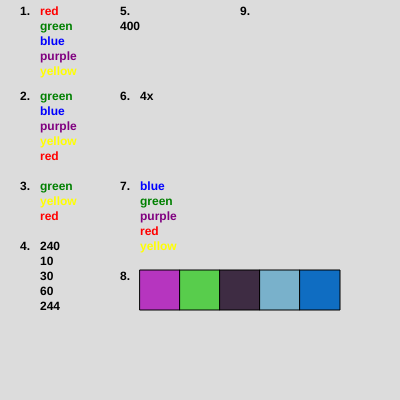
Frame 1 (no input)
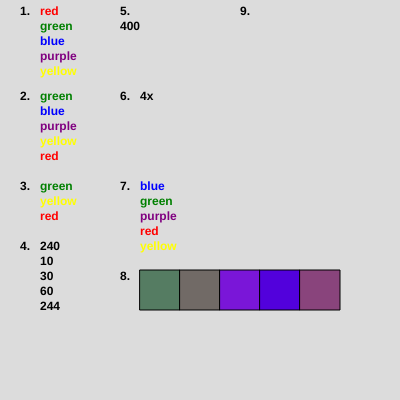
Frame 60 (no input)
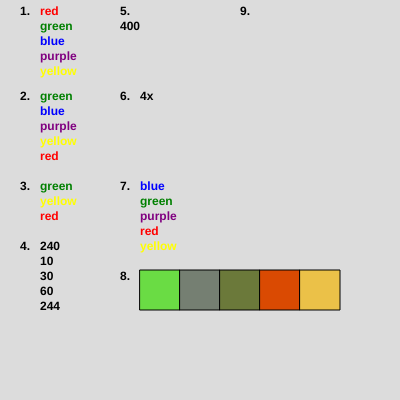
Frame 120 (the mouse pressed at the canvas centre since frame 60)

The p5.js sketch that drew these frames (run headless with seeded random() and noise() and a simulated clock; from frame 60 on, the mouse is pressed at the canvas centre):

// p5.js sketch
// ── sketch.js
function setup() {
  createCanvas(400, 400);
}

function draw() {
  background(220);
  let Color = ['red', 'green', 'blue', 'purple', 'yellow'];
  let Digits = ['400', '240', '10', '490', '30', '60', '244', '500', '301', '300'];

  let Filter = Digits.filter(num => num < 300);

  let Optellen = [3, 55, 93, 20, 102, 6];
  let Optellen2 = [14, 22, 80, 5];

  let Woord = 'Overheidsfinancieringstekort';
  let WoordCount = 0;

  let ColorNew = ['red', 'green', 'blue', 'purple', 'yellow'];

  textStyle(BOLD);

  // Cijfers laten komen op scherm.
  fill('black');
  text('1.', 20, 15);
  text('2.', 20, 100);
  text('3.', 20, 190);
  text('4.', 20, 250);
  text('5.', 120, 15);
  text('6.', 120, 100);
  text('7.', 120, 190);
  text('8.', 120, 280);
  text('9.', 240, 15);

  // Tekenen array kleuren volgorde in de kleur van het woord
  for (let index = 0; index < Color.length; index++) {
    fill(Color[0 + index * 1]);
    text(Color[0 + index * 1], 40, 15 + index * 15);
  }

  // Tekenen array kleuren met ipv rood bovenaan rood onderaan en groen bovenaan
  Color.shift()
  Color.push('red')
  for (let index = 0; index < Color.length; index++) {
    fill(Color[0 + index * 1]);
    text(Color[0 + index * 1], 40, 100 + index * 15);
  }

  // Blauw en paars eruit halen
  Color.splice(1, 2)
  for (let index = 0; index < Color.length; index++) {
    fill(Color[0 + index * 1]);
    text(Color[0 + index * 1], 40, 190 + index * 15);
  }

  // Getallen onder de 300 laten zien
  for (let index = 0; index < Filter.length; index++) {
    fill('black')
    text(Filter[0 + index * 1], 40, 250 + index * 15)
  }

  // 2 array's bij elkaar laten optellen.
  let Uitkomst = 0;
  for (let index = 0; index < Optellen.length; index++) {
    if (index < Optellen2.length) {
      Uitkomst += Optellen2[index]
    }
    Uitkomst += Optellen[index];

  }
  text(Uitkomst, 120, 30);

  // Letters op tellen. 
  for (let index = 0; index < Woord.length; index++) {
    if(Woord[index] == 'e'){
      WoordCount++
    }
  }
  text(WoordCount + 'x', 140, 100)

  // Kleuren sorteren
  ColorNew.sort()
  for (let index = 0; index < ColorNew.length; index++) {
    fill(ColorNew[0 + index * 1]);
    text(ColorNew[0 + index * 1], 140, 190 + index * 15);
  }

  // Zorgen dat er random kleuren komen op een rij
  
  for (let index = 0; index < 5; index++) {
    fill(random(0, 255), random(0, 255), random(0, 255));
    rect(140 + index * 40, 270, 40, 40)
    
  }
}
